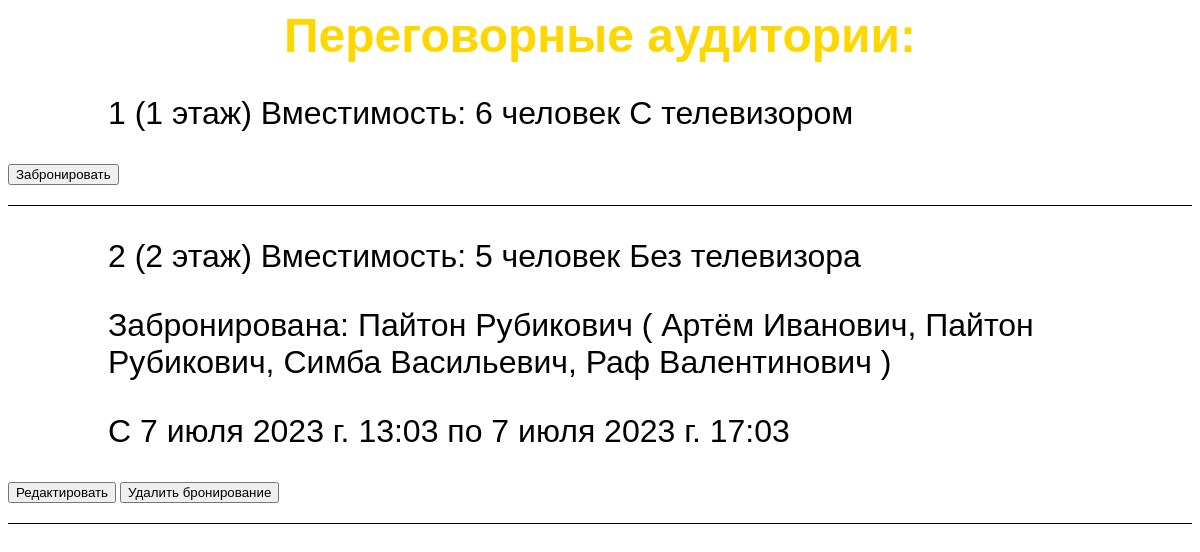
The page /meetingRooms/ on the database as committed earlier.
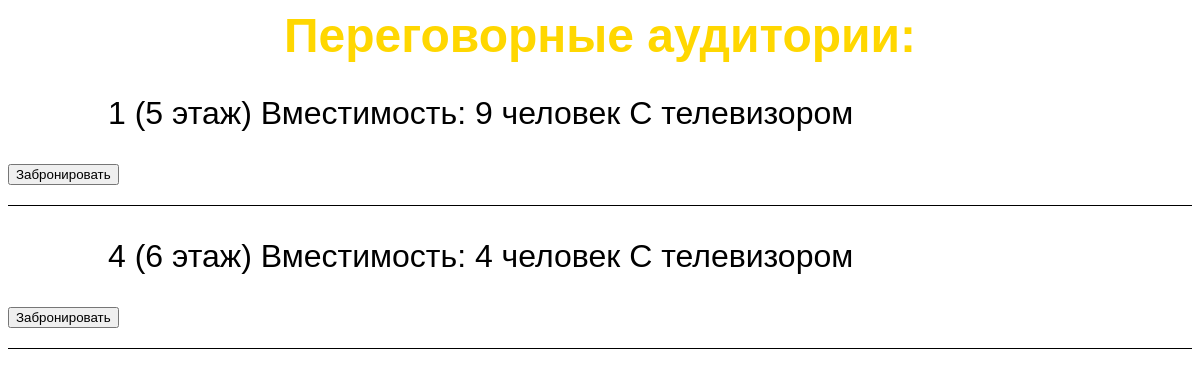
The same page on the database as committed later.
### spiderapp/models.py (models this page shows, shortened)
class MeetingRoom(models.Model):
    number = models.CharField(max_length=10)
    floor = models.IntegerField()
    capacity = models.IntegerField()
    has_tv = models.BooleanField()
    reserved_by = models.ForeignKey(Employee, on_delete=models.SET_NULL, null=True, blank=True, related_name='reserved_rooms')
    participants = models.ManyToManyField(Employee, blank=True, related_name='meeting_rooms')
    start_time = models.DateTimeField(blank=True, null=True)
    end_time = models.DateTimeField(blank=True, null=True)

class Employee(models.Model):
    first_name = models.CharField(max_length=100)
    last_name = models.CharField(max_length=100)
    middle_name = models.CharField(max_length=100, blank=True)  # Отчество (может быть пустым)
    photo = models.ImageField(upload_to='employee_photos/')
    department = models.ForeignKey(Department, on_delete=models.CASCADE)
    def __str__(self):
        return f"{self.first_name} {self.last_name}"

### spiderapp/views.py (the view)
# urls.py: path('meetingRooms/', meetingRoom_view, name='meetingRooms'),
def meetingRoom_view(request):
    meetingRooms = MeetingRoom.objects.all()
    return render(request, 'spiderapp/meetingRoom.html', {'meetingRooms': meetingRooms})

### spiderapp/templates/spiderapp/meetingRoom.html (shortened to what this page needs)
{% load static %}
<html lang="en">
<head>
    <link rel="stylesheet" href="{% static 'css/configuration.css' %}">
</head>
<body>
  <h1>Переговорные аудитории:</h1>
{% for meetingRoom  in meetingRooms %}
<div>
    <p>
        <span>{{ meetingRoom.number }}</span>
        <span>({{ meetingRoom.floor }} этаж)</span>
        <span>Вместимость: {{ meetingRoom.capacity }} человек</span>
        {% if meetingRoom.has_tv %}
            <span>С телевизором</span>
        {% else %}
            <span>Без телевизора</span>
        {% endif %}
    </p>
    {% if meetingRoom.reserved_by %}
        <p>
            <span>Забронирована: {{ meetingRoom.reserved_by }}</span>
            <span>( {{ meetingRoom.participants.all|join:", " }} )</span>
        </p>
        <p>
            <span>С {{ meetingRoom.start_time }} по {{ meetingRoom.end_time }}</span>
        </p>
        <a href="{% url 'edit_booking' meetingRoom.id %}"><button>Редактировать</button></a>
        <a href="{% url 'delete_booking' meetingRoom.id %}"><button>Удалить бронирование</button></a>
    {% else %}
        <a href="{% url 'booking' meetingRoom.id %}"><button>Забронировать</button></a>
    {% endif %}
</div>
{% endfor %}
</body>
</html>

Rows that differ between the two databases and show on the page:
removed MeetingRoom: number "1", floor "1", capacity "6", has_tv "С телевизором", shows "Забронировать"
removed MeetingRoom: number "2", floor "2", capacity "5", has_tv "Без телевизора", reserved_by "Пайтон Рубикович", participants.all "Артём Иванович, Пайтон Рубикович, Симба Васильевич, Раф Валентинович", start_time "7 июля 2023 г. 13:03", end_time "7 июля 2023 г. 17:03"
added MeetingRoom: number "1", floor "5", capacity "9", has_tv "С телевизором", shows "Забронировать"
added MeetingRoom: number "4", floor "6", capacity "4", has_tv "С телевизором", shows "Забронировать"
